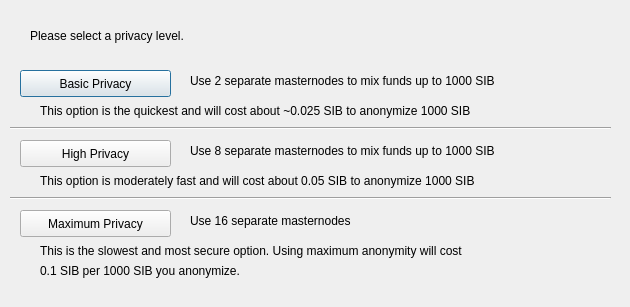
<?xml version="1.0" encoding="UTF-8"?>
<ui version="4.0">
 <class>DarksendConfig</class>
 <widget class="QDialog" name="DarksendConfig">
  <property name="geometry">
   <rect>
    <x>0</x>
    <y>0</y>
    <width>630</width>
    <height>307</height>
   </rect>
  </property>
  <property name="windowTitle">
   <string>Configure Darksend</string>
  </property>
  <widget class="QPushButton" name="buttonBasic">
   <property name="geometry">
    <rect>
     <x>20</x>
     <y>70</y>
     <width>151</width>
     <height>27</height>
    </rect>
   </property>
   <property name="text">
    <string>Basic Privacy</string>
   </property>
  </widget>
  <widget class="QPushButton" name="buttonHigh">
   <property name="geometry">
    <rect>
     <x>20</x>
     <y>140</y>
     <width>151</width>
     <height>27</height>
    </rect>
   </property>
   <property name="text">
    <string>High Privacy</string>
   </property>
  </widget>
  <widget class="QPushButton" name="buttonMax">
   <property name="geometry">
    <rect>
     <x>20</x>
     <y>210</y>
     <width>151</width>
     <height>27</height>
    </rect>
   </property>
   <property name="text">
    <string>Maximum Privacy</string>
   </property>
  </widget>
  <widget class="QLabel" name="label">
   <property name="geometry">
    <rect>
     <x>30</x>
     <y>20</y>
     <width>571</width>
     <height>31</height>
    </rect>
   </property>
   <property name="text">
    <string>Please select a privacy level.</string>
   </property>
  </widget>
  <widget class="QLabel" name="label_2">
   <property name="geometry">
    <rect>
     <x>190</x>
     <y>70</y>
     <width>421</width>
     <height>21</height>
    </rect>
   </property>
   <property name="text">
    <string>Use 2 separate masternodes to mix funds up to 1000 SIB</string>
   </property>
  </widget>
  <widget class="QLabel" name="label_3">
   <property name="geometry">
    <rect>
     <x>190</x>
     <y>140</y>
     <width>411</width>
     <height>21</height>
    </rect>
   </property>
   <property name="text">
    <string>Use 8 separate masternodes to mix funds up to 1000 SIB</string>
   </property>
  </widget>
  <widget class="QLabel" name="label_4">
   <property name="geometry">
    <rect>
     <x>190</x>
     <y>210</y>
     <width>421</width>
     <height>21</height>
    </rect>
   </property>
   <property name="text">
    <string>Use 16 separate masternodes</string>
   </property>
  </widget>
  <widget class="QLabel" name="label_6">
   <property name="geometry">
    <rect>
     <x>40</x>
     <y>100</y>
     <width>561</width>
     <height>21</height>
    </rect>
   </property>
   <property name="text">
    <string>This option is the quickest and will cost about ~0.025 SIB to anonymize 1000 SIB</string>
   </property>
  </widget>
  <widget class="QLabel" name="label_7">
   <property name="geometry">
    <rect>
     <x>40</x>
     <y>170</y>
     <width>561</width>
     <height>21</height>
    </rect>
   </property>
   <property name="text">
    <string>This option is moderately fast and will cost about 0.05 SIB to anonymize 1000 SIB</string>
   </property>
  </widget>
  <widget class="QLabel" name="label_8">
   <property name="geometry">
    <rect>
     <x>40</x>
     <y>240</y>
     <width>561</width>
     <height>21</height>
    </rect>
   </property>
   <property name="text">
    <string>This is the slowest and most secure option. Using maximum anonymity will cost</string>
   </property>
  </widget>
  <widget class="QLabel" name="label_9">
   <property name="geometry">
    <rect>
     <x>40</x>
     <y>260</y>
     <width>561</width>
     <height>21</height>
    </rect>
   </property>
   <property name="text">
    <string>0.1 SIB per 1000 SIB you anonymize.</string>
   </property>
  </widget>
  <widget class="Line" name="line">
   <property name="geometry">
    <rect>
     <x>10</x>
     <y>120</y>
     <width>601</width>
     <height>16</height>
    </rect>
   </property>
   <property name="orientation">
    <enum>Qt::Horizontal</enum>
   </property>
  </widget>
  <widget class="Line" name="line_2">
   <property name="geometry">
    <rect>
     <x>10</x>
     <y>190</y>
     <width>601</width>
     <height>16</height>
    </rect>
   </property>
   <property name="orientation">
    <enum>Qt::Horizontal</enum>
   </property>
  </widget>
 </widget>
 <resources/>
 <connections/>
</ui>
